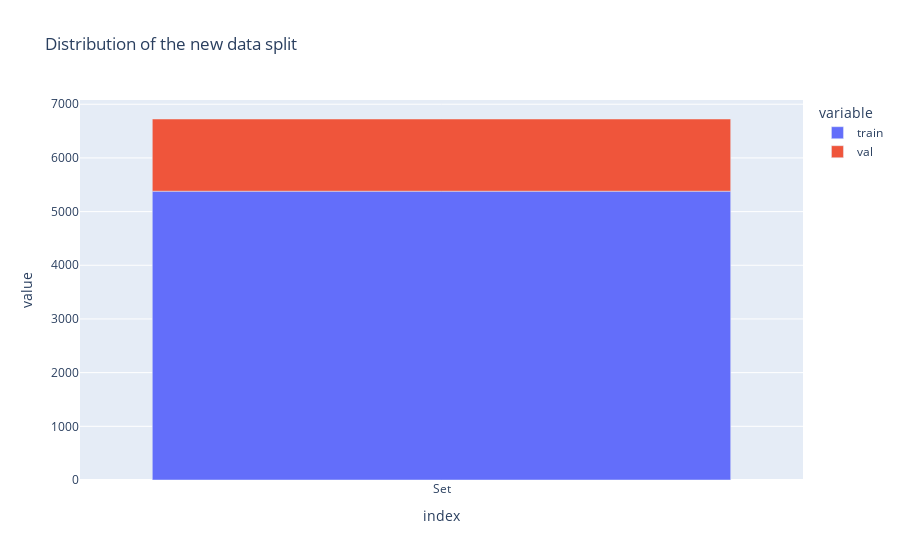

Source (notebook cell):
### Code cell
fig = px.bar(df_count, title='Distribution of the new data split')
fig.show()

### Figure 1 — Plotly figure (JSON) as saved in the notebook; plotly's stock layout.template omitted (floating-point values rounded to 4 significant figures)
{"data": [{"alignmentgroup": "True", "hovertemplate": "variable=train<br>index=%{x}<br>value=%{y}<extra></extra>", "legendgroup": "train", "marker": {"color": "#636efa"}, "name": "train", "offsetgroup": "train", "orientation": "v", "showlegend": true, "textposition": "auto", "type": "bar", "x": ["Set"], "xaxis": "x", "y": [5380], "yaxis": "y"}, {"alignmentgroup": "True", "hovertemplate": "variable=val<br>index=%{x}<br>value=%{y}<extra></extra>", "legendgroup": "val", "marker": {"color": "#EF553B"}, "name": "val", "offsetgroup": "val", "orientation": "v", "showlegend": true, "textposition": "auto", "type": "bar", "x": ["Set"], "xaxis": "x", "y": [1345], "yaxis": "y"}], "layout": {"barmode": "relative", "legend": {"title": {"text": "variable"}, "tracegroupgap": 0}, "title": {"text": "Distribution of the new data split"}, "xaxis": {"anchor": "y", "domain": [0, 1], "title": {"text": "index"}}, "yaxis": {"anchor": "x", "domain": [0, 1], "title": {"text": "value"}}}}
